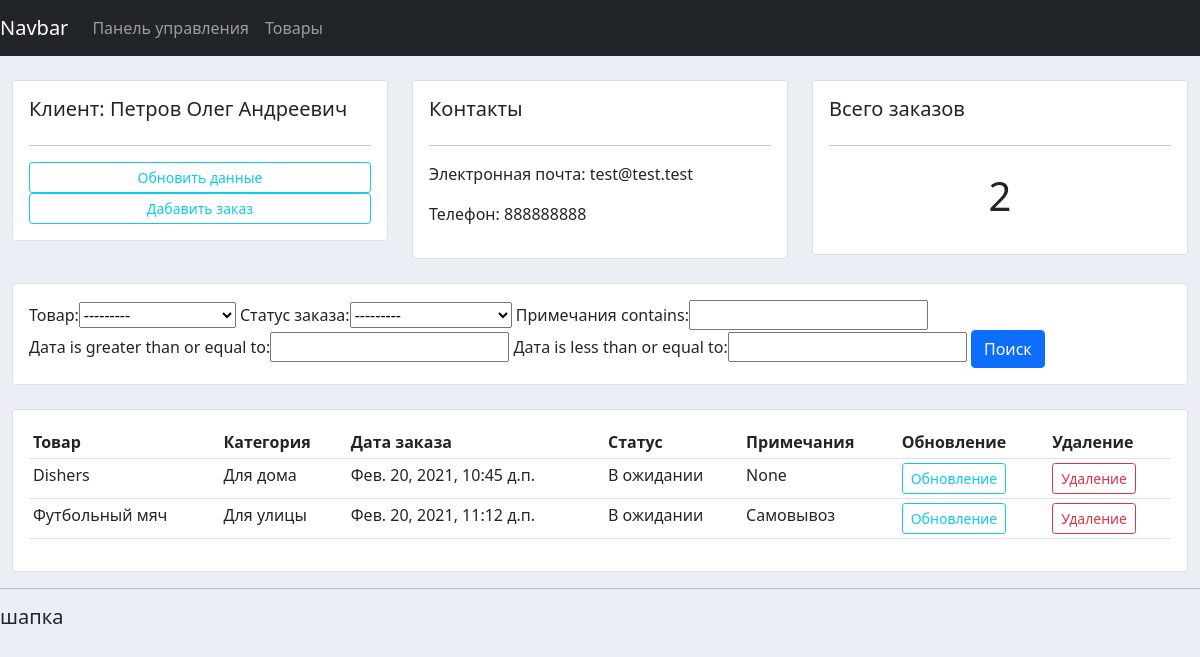
The page /customer/2 on the database its author committed.
### accounts/models.py (models this page shows, shortened)
class Customer(models.Model):
    name = models.CharField(max_length=200, null = True, verbose_name = 'ФИО')
    phone = models.CharField(max_length=200, null = True, verbose_name = 'Телефон')
    email = models.CharField(max_length=200, null = True, verbose_name = 'Эл. почта')
    date_created = models.DateTimeField(auto_now_add=True, null = True, verbose_name = 'Дата')
    class Meta:
        verbose_name_plural = 'Клиенты'
        verbose_name = 'Клиент'

class Order(models.Model):
    STATUS = (
        ('В ожидании', 'В ожидании'),
        ('Готово к доставке', 'Готово к доставке'),
        ('Доставлено', 'Доставлено'),
    )
    customer = models.ForeignKey(Customer, null = True, on_delete = models.SET_NULL, verbose_name = 'Клиент')
    product = models.ForeignKey(Pruduct, null = True, on_delete = models.SET_NULL, verbose_name = 'Товар')
    date_created = models.DateTimeField(auto_now_add=True, null = True, verbose_name = 'Дата')
    status = models.CharField(max_length = 200, null = True, choices = STATUS, verbose_name = 'Статус заказа')
    note = models.CharField(max_length = 10000, null = True, verbose_name = 'Примечания', default = '-')
    class Meta:
        verbose_name_plural = 'Заказы'
        verbose_name = 'Заказ'

class Pruduct(models.Model):
    CATEGORY = (
        ('Для дома', 'Для дома'),
        ('Для улицы', 'Для улицы'),
    )
    name = models.CharField(max_length=200, null = True, verbose_name = 'Наименования')
    price = models.FloatField(null = True, verbose_name = 'Цена')
    category = models.CharField(max_length=200, null = True, choices = CATEGORY, verbose_name = 'Категория')
    description = models.CharField(max_length=200, null = True, verbose_name = 'Описание', blank = True)
    date_created = models.DateTimeField(auto_now_add=True, null = True, verbose_name = 'Дата')
    tags = models.ManyToManyField(Tag)
    class Meta:
        verbose_name_plural = 'Продукция'
        verbose_name = 'Продукция'
    def __str__(self):
        return self.name

### accounts/views.py (the view)
# urls.py: path('customer/<str:pk>', customer, name = 'customer'),
def customer(request, pk):
    customer = Customer.objects.get(id = pk)
    orders = customer.order_set.all()
    orders_count = orders.count()
    myFilter = OrderFilter(request.GET, queryset = orders)
    orders = myFilter.qs
    context = {'customer': customer, 'orders': orders, 'orders_count': orders_count,
                'myfilter': myFilter}
    return render(request, 'accounts/customer.html', context)

### accounts/templates/accounts/customer.html (shortened to what this page needs)
{% extends "accounts/base.html" %}
{% block content %}
<br>
<div class="row">
	<div class="col-md">
		<div class="card card-body">
			<h5>Клиент: {{ customer.name }}</h5>
			<hr>
			<a class="btn btn-outline-info  btn-sm btn-block" href="">Обновить данные</a>
			<a class="btn btn-outline-info  btn-sm btn-block" href="{% url 'create_order' customer.id %}">Дабавить заказ</a>
		</div>
	</div>
	<div class="col-md">
		<div class="card card-body">
			<h5>Контакты</h5>
			<hr>
			<p>Электронная почта: {{ customer.email }}</p>
			<p>Телефон: {{ customer.phone }}</p>
		</div>
	</div>
	<div class="col-md">
		<div class="card card-body">
			<h5>Всего заказов</h5>
			<hr>
			<h1 style="text-align: center;padding: 10px">{{ orders_count }}</h1>
		</div>
	</div>
</div>
<br>
<div class="row">
	<div class="col">
		<div class="card card-body">
			<form method="get">
				{{ myfilter.form }}
		    <button class="btn btn-primary" type="submit">Поиск</button>
		  </form>
		</div>
	</div>
</div>
<br>
<div class="row">
	<div class="col-md">
		<div class="card card-body">
			<table class="table table-sm">
				<tr>
					<th>Товар</th>
					<th>Категория</th>
					<th>Дата заказа</th>
					<th>Статус</th>
					<th>Примечания</th>
					<th>Обновление</th>
					<th>Удаление</th>
				</tr>
				{% for order in orders %}
				<tr>
					<td>{{ order.product }}</td>
					<td>{{ order.product.category }}</td>
					<td>{{ order.date_created }}</td>
					<td>{{ order.status }}</td>
					<td>{{ order.note }}</td>
					<td><a class="btn btn-outline-info  btn-sm btn-block" href="{% url 'update_order' order.id %}">Обновление</a></td>
					<td><a class="btn btn-outline-danger  btn-sm btn-block" href="{% url 'delete_order' order.id %}">Удаление</a></td>
				</tr>
				{% endfor %}
			</table>
		</div>
	</div>
</div>
{% endblock content %}

### accounts/static/css/base.css (style rules this page uses)
body { background-color: #ebeff5; }

### rows shown on the page
Customer: name "Петров Олег Андреевич", email "test@test.test", phone "888888888"
Order: product "Dishers", product.category "Для дома", date_created "Фев. 20, 2021, 10:45 д.п.", status "В ожидании", note "None"
Order: product "Футбольный мяч", product.category "Для улицы", date_created "Фев. 20, 2021, 11:12 д.п.", status "В ожидании", note "Самовывоз"

### other values the page prints
{{ orders_count }} "2"
